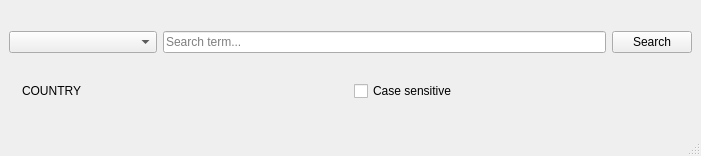
<?xml version="1.0" encoding="UTF-8"?>
<ui version="4.0">
 <class>SearchWindow</class>
 <widget class="QMainWindow" name="SearchWindow">
  <property name="geometry">
   <rect>
    <x>0</x>
    <y>0</y>
    <width>701</width>
    <height>156</height>
   </rect>
  </property>
  <property name="windowTitle">
   <string>MainWindow</string>
  </property>
  <widget class="QWidget" name="centralwidget">
   <layout class="QVBoxLayout" name="verticalLayout">
    <item>
     <layout class="QHBoxLayout" name="horizontalLayout">
      <item>
       <widget class="QComboBox" name="comboCol">
        <property name="sizePolicy">
         <sizepolicy hsizetype="Preferred" vsizetype="Fixed">
          <horstretch>4</horstretch>
          <verstretch>0</verstretch>
         </sizepolicy>
        </property>
       </widget>
      </item>
      <item>
       <widget class="QLineEdit" name="edtSearch">
        <property name="sizePolicy">
         <sizepolicy hsizetype="Expanding" vsizetype="Fixed">
          <horstretch>12</horstretch>
          <verstretch>0</verstretch>
         </sizepolicy>
        </property>
        <property name="text">
         <string/>
        </property>
        <property name="placeholderText">
         <string>Search term...</string>
        </property>
       </widget>
      </item>
      <item>
       <widget class="QPushButton" name="btnSearch">
        <property name="text">
         <string>Search</string>
        </property>
       </widget>
      </item>
     </layout>
    </item>
    <item>
     <layout class="QHBoxLayout" name="horizontalLayout_2">
      <item>
       <layout class="QHBoxLayout" name="horizontalLayout_3">
        <item>
         <widget class="QLabel" name="lblTableImg">
          <property name="sizePolicy">
           <sizepolicy hsizetype="Preferred" vsizetype="Preferred">
            <horstretch>0</horstretch>
            <verstretch>0</verstretch>
           </sizepolicy>
          </property>
          <property name="text">
           <string/>
          </property>
          <property name="pixmap">
           <pixmap resource="res/main.qrc">:/treeicons/table24.png</pixmap>
          </property>
          <property name="scaledContents">
           <bool>false</bool>
          </property>
         </widget>
        </item>
        <item>
         <widget class="QLabel" name="lblTableName">
          <property name="sizePolicy">
           <sizepolicy hsizetype="Preferred" vsizetype="Preferred">
            <horstretch>3</horstretch>
            <verstretch>0</verstretch>
           </sizepolicy>
          </property>
          <property name="text">
           <string>COUNTRY</string>
          </property>
          <property name="scaledContents">
           <bool>false</bool>
          </property>
         </widget>
        </item>
       </layout>
      </item>
      <item>
       <widget class="QCheckBox" name="chkCaseSensitive">
        <property name="text">
         <string>Case sensitive</string>
        </property>
       </widget>
      </item>
     </layout>
    </item>
   </layout>
  </widget>
  <widget class="QStatusBar" name="statusbar"/>
  <action name="actionSEARCHHOTKEY">
   <property name="text">
    <string>SEARCHHOTKEY</string>
   </property>
   <property name="shortcut">
    <string>Return</string>
   </property>
  </action>
 </widget>
 <resources>
  <include location="res/main.qrc"/>
 </resources>
 <connections/>
</ui>
